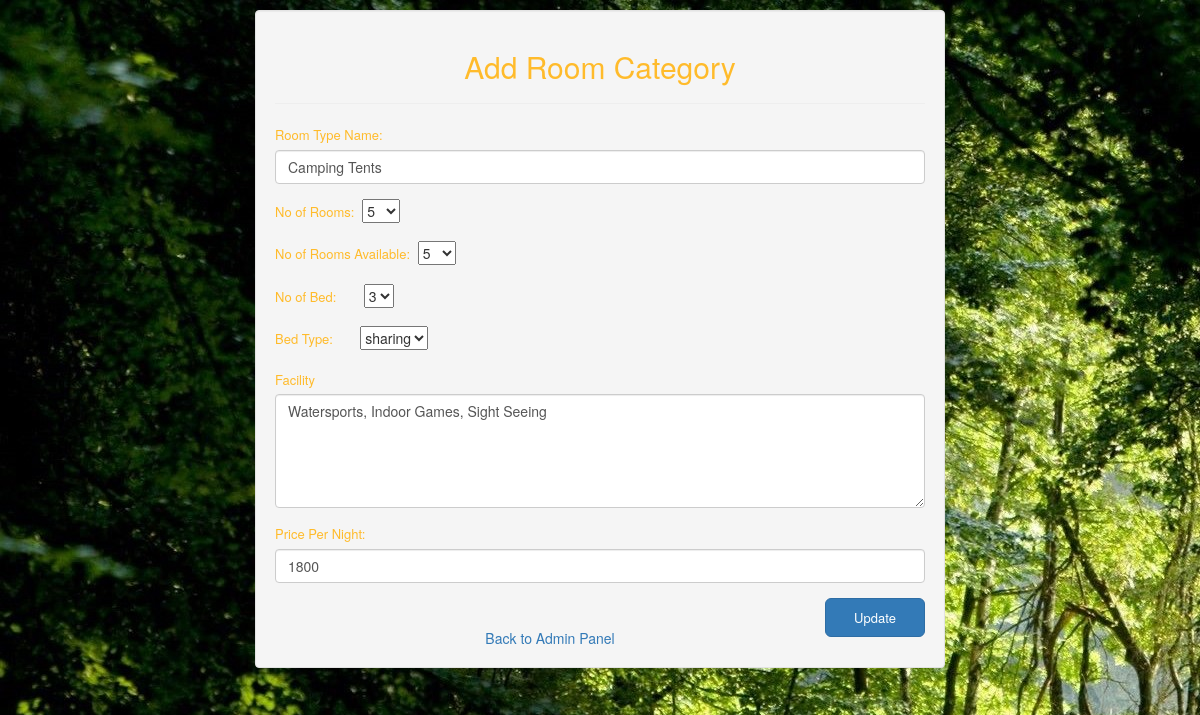
Screenshot of /admin/edit_room_cat.php?roomname=Camping Tents with the database file from the repository.
### tables this page shows
CREATE TABLE `room_category` (
  `roomname` text NOT NULL,
  `room_qnty` int(11) NOT NULL,
  `available` int(11) NOT NULL,
  `booked` int(11) NOT NULL,
  `no_bed` int(11) NOT NULL,
  `bedtype` text NOT NULL,
  `facility` text NOT NULL,
  `price` float NOT NULL
);

### admin/include/class.user.php (called while the page is built, shortened)
<?php
        class user
        {
            public function __construct()
            {
                $this->db=new mysqli(DB_SERVER,DB_USERNAME,DB_PASSWORD,'hotel');
            }
        }
?>

### admin/edit_room_cat.php (the view, shortened to what this page needs)
<?php
include_once 'include/class.user.php';
$user=new User();
$room_cat=$_GET['roomname'];
$sql="SELECT * FROM room_category WHERE roomname='$room_cat'";
$query=mysqli_query($user->db, $sql);
$row = mysqli_fetch_array($query);
?>
<!DOCTYPE html>
<html lang="en">
<head>
    <link rel="stylesheet" href="https://maxcdn.bootstrapcdn.com/bootstrap/3.3.7/css/bootstrap.min.css">
    <link rel="stylesheet" href="css/reg.css" type="text/css">
</head>
<body>
    <div class="container">
        <div class="well">
            <h2>Add Room Category</h2>
            <hr>
            <form action="" method="post" name="room_category">
                <div class="form-group">
                    <label for="roomname">Room Type Name:</label>
                    <input type="text" class="form-control" name="roomname" value="<?php echo $row['roomname'] ?>" required>
                </div>
                 <div class="form-group">
                    <label for="qty">No of Rooms:</label>&nbsp;
                    <select name="room_qnty">
                    <option value="<?php echo $row['room_qnty'] ?>"><?php echo $row['room_qnty'] ?></option>
                    </select>
                </div>
                <div class="form-group">
                    <label for="avl">No of Rooms Available:</label>&nbsp;
                    <select name="available">
                    <option value="<?php echo $row['available'] ?>"><?php echo $row['available'] ?></option>
                    </select>
                </div>
                <div class="form-group">
                    <label for="bed">No of Bed:</label>&nbsp;&nbsp;&nbsp;&nbsp;&nbsp;&nbsp;
                    <select name="no_bed">
                     <option value="<?php echo $row['no_bed'] ?>"><?php echo $row['no_bed'] ?></option>
                    </select>
                </div>
                <div class="form-group">
                    <label for="bedtype">Bed Type:</label>&nbsp;&nbsp;&nbsp;&nbsp;&nbsp;&nbsp;
                   <select name="bedtype">
                     <option value="<?php echo $row['bedtype'] ?>"><?php echo $row['bedtype'] ?></option>
                    </select>
                </div>
                <div class="form-group">
                    <label for="Facility">Facility</label>
                    <textarea class="form-control" rows="5" name="facility"><?php echo $row['facility'] ?></textarea>
                </div>
               <div class="form-group">
                    <label for="price">Price Per Night:</label>
                    <input type="text" class="form-control" name="price" value="<?php echo $row['price'] ?>" required>
                </div>
                <button type="submit" class="btn btn-lg btn-primary button" name="submit">Update</button>
               <br>
                <div id="click_here">
                    <a href="../admin.php">Back to Admin Panel</a>
                </div>
            </form>
        </div>
    </div>
</body>
</html>

### admin/css/reg.css (style rules this page uses)
body { background-image: url('images/home_bg1.jpg'); background-repeat: no-repeat; background-attachment: fixed; }
h2 { text-align: center; color: #ffbb2b; }
#click_here { margin-top: 10px; text-align: center; }
.container { width: 60%; margin-top: 10px; }
label { color:#ffbb2b; font-size: 13px; font-weight: 100; }
.button { width: 100px; float: right; font-size: 13px; }

### rows the page displays
room_category: roomname "Camping Tents", room_qnty "5", available "5", no_bed "3", bedtype "sharing", facility "Watersports, Indoor Games, Sight Seeing", price "1800"
